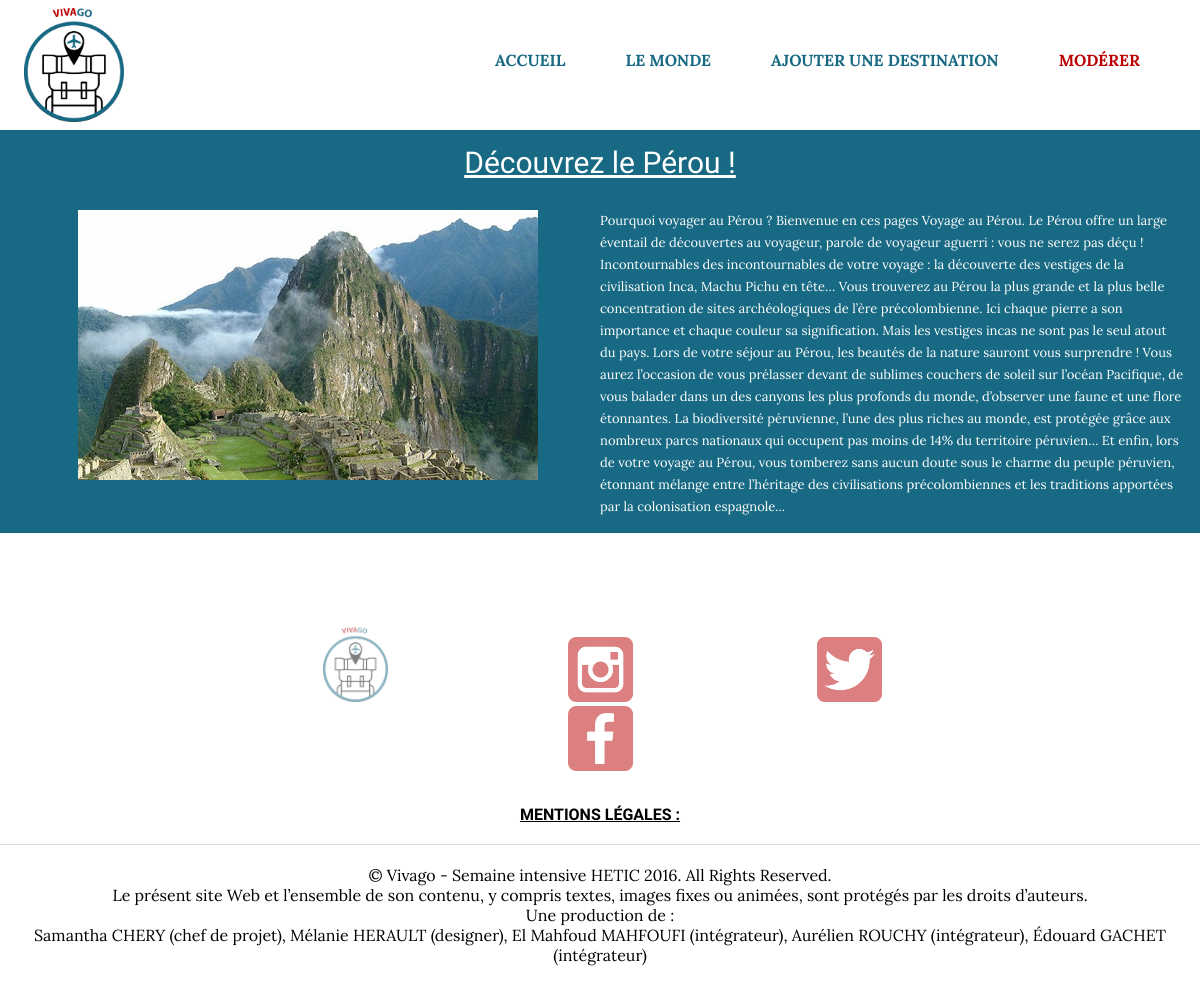
Page /produit.php?ID=3 on the earlier database version.
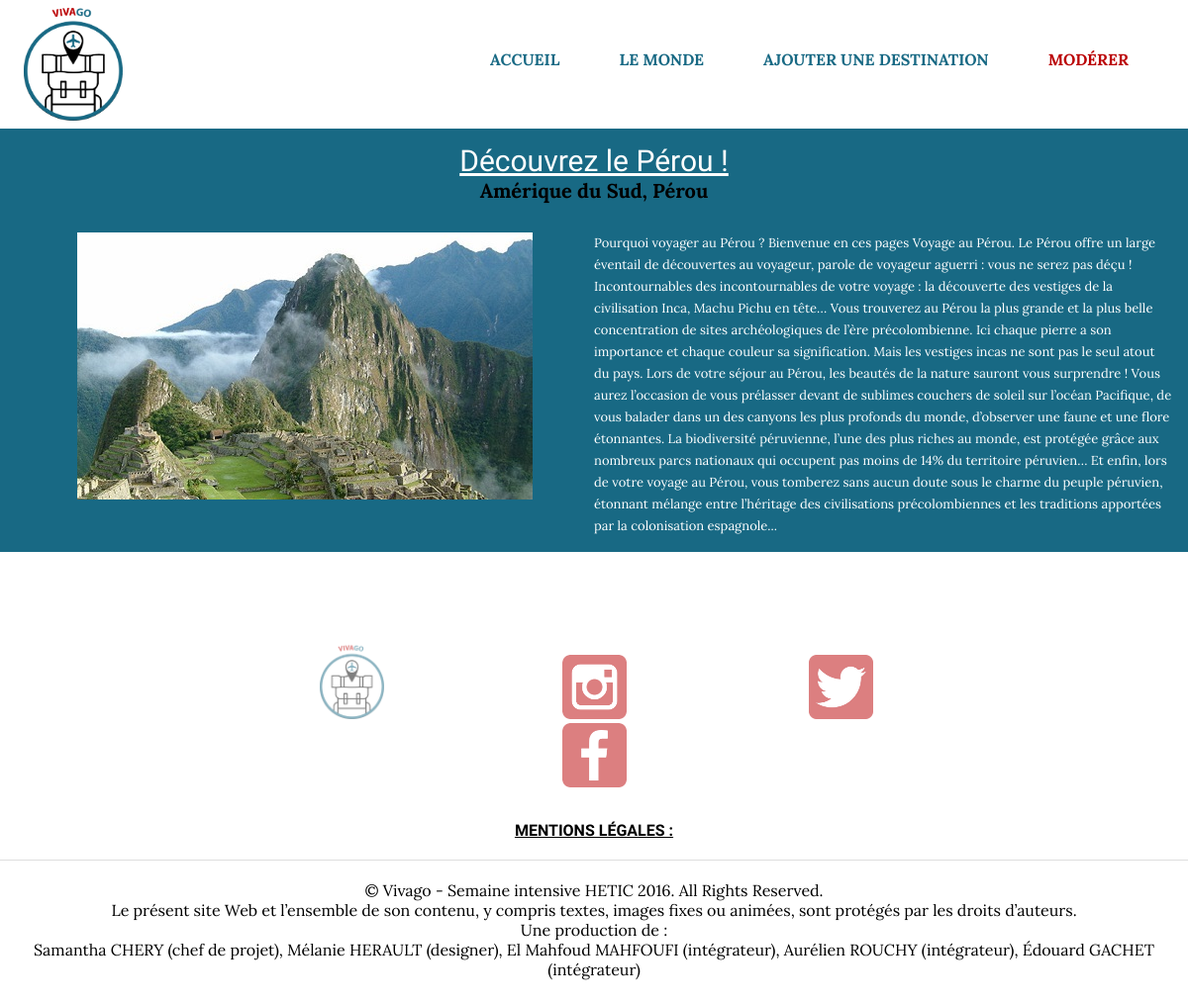
Same page on the later database version.
### tables this page shows
CREATE TABLE IF NOT EXISTS `voyage` (
  `ID` int(11) NOT NULL,
  `titre` varchar(255) NOT NULL,
  `resum` varchar(255) NOT NULL,
  `photo1` varchar(255) NOT NULL,
  `section` varchar(255) NOT NULL,
  `filtre` int(11) NOT NULL,
  `description` text NOT NULL,
  `adresse` varchar(255) NOT NULL,
  `map` varchar(255) NOT NULL,
  `visible` int(11) NOT NULL DEFAULT '1'
);

### produit.php (the view, shortened to what this page needs)
<?php
require_once "connect.php";
?>
<!DOCTYPE html>
<html lang="fr">
<head>
    <link href="styles/style.css" rel="stylesheet">
</head>
<body>
    <?php include('header.php')?>
    <section id="produit" class="clearfix">
        <?php
        if(isset($_GET['ID'])){
            $ID = (int) $_GET['ID'];
        } else {
            header('Location: index.php');
        }
         $sql = "SELECT `ID`, `titre`, `description`, `adresse`, `photo1` FROM `voyage` WHERE ID = :ID ;";
         $stmt = $pdo->prepare($sql);
         $stmt->bindValue(":ID", $ID, PDO::PARAM_INT);
         $stmt->execute();
         $row = $stmt->fetch(PDO::FETCH_ASSOC);
         ?>
        <h1><?=$row['titre']?></h1>
        <h2><?=$row['adresse']?></h2>
        <figure>
            <img src="img-content/<?=$row['photo1']?>">
        </figure>
        <p><?=$row['description']?></p>
    </section>
   <?php include('footer.php')?>
</body>
</html>

### header.php
<header class="clearfix">
  <img src="img-layout/logo.png" alt="logo" width="100">
    <nav>
        <ul>
           <li><a href="index.php">Accueil</a></li>
            <li><a href="index.php#World">Le monde</a></li>
            <li><a href="index.php#voyage">Ajouter une destination</a></li>
            <li><a href="moderation.php"  id="moderer">Modérer</a></li>
        </ul>
    </nav>
</header>

### footer.php
 <footer class="clearfix">
       <ul class="foot">
           <li><img src="img-layout/logo.png" id="logo" width="80"></li>
           <li><img src="img-layout/instagram.png"></li>
           <li><img src="img-layout/twitter.png"></li>
           <li><img src="img-layout/facebook.png"></li>
       </ul>
        <section>
            <article>
                <h4>Mentions légales :</h4>
                <p>© Vivago - Semaine intensive HETIC 2016. All Rights Reserved. <br> Le présent site Web et l’ensemble de son contenu, y compris textes, images fixes ou animées, sont protégés par les droits d’auteurs.<br> Une production de : <br>Samantha CHERY (chef de projet), Mélanie HERAULT (designer), El Mahfoud MAHFOUFI (intégrateur), Aurélien ROUCHY (intégrateur), Édouard GACHET (intégrateur)</p>
            </article>
        </section>
</footer>

### styles/style.css (style rules this page uses)
* { margin: 0; padding: 0; box-sizing: border-box; font-family: 'Lora', serif; }
.clearfix:before, .clearfix:after { content:' '; display:table; }
.clearfix:after { clear:both; }
header { height: 130px; background: white; }
nav { float: right; margin-top: 50px; }
header img { margin: 0 0 2% 2%; }
header nav ul li { display: inline-block; float: left; }
header nav ul li { text-transform: uppercase; font-weight: bold; margin-right: 60px; }
header nav ul li a { text-decoration: none; color:#186984; }
a#moderer { color:#ba0003; }
article h4 { border-bottom: 1px solid #ddd; padding-bottom: 20px; text-transform: uppercase; margin-bottom: 20px; text-align: center; }
footer { margin-top:75px; }
ul.foot { list-style: none; width:80%; margin: 15px auto 0 auto; text-align:center; }
ul.foot li { display: inline-block; margin: 0 90px; }
ul.foot li img { width:65px; opacity: 0.5; }
footer article { margin-top:30px; }
footer p, footer h4 { text-align: center; }
footer h4 { font-family: 'Aclonica', sans-serif; text-decoration: underline; }
footer { width: 100%; height: 260px; background-color: white; }
footer p { padding-bottom: 2%; }
#produit { width: 100%; background-color:#186984; padding:15px; }
#produit figure { display:block; float:left; width:50%; text-align:center; }
#produit figure img { width: 460px; }
#produit p { color: white; width:50%; float:right; font-size:13px; line-height:22px; }
#produit h1 { width: 100%; font: 30px "Aclonica"; color: white; text-decoration: underline; text-align: center; }
#produit h2 { font-size: 20px; text-align: center; margin-bottom: 30px; }
#logo { margin-left: 7%; margin-top: -1%; }

Differences in the rows shown:
changed voyage "Découvrez le Pérou !": adresse (not shown) → "Amérique du Sud, Pérou"
